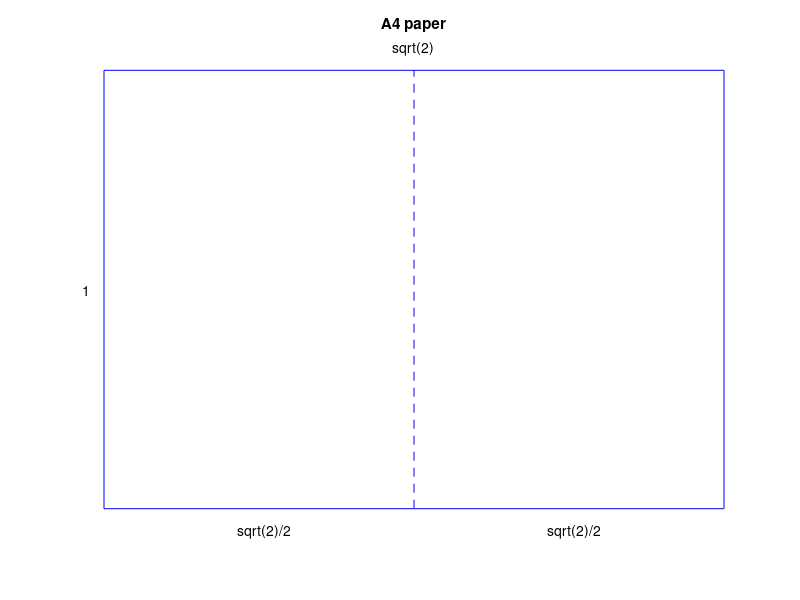

Write MATLAB code to recreate this figure.
%A4  
%   A4 paper.
sigma = sqrt(2);
x = [0 sigma sigma 0 0];
y = [0 0 1 1 0];
u = [sigma/2 sigma/2];
v = [0 1];
plot(x,y,'b',u,v,'b--')
text(sigma/2-.05,1.05,'sqrt(2)')
text(sigma/4-.05,-.05,'sqrt(2)/2');
text(3*sigma/4-.05,-.05,'sqrt(2)/2')
text(-.05,.50,'1')
title('A4 paper')
axis equal
axis off
set(gcf,'color','white')
